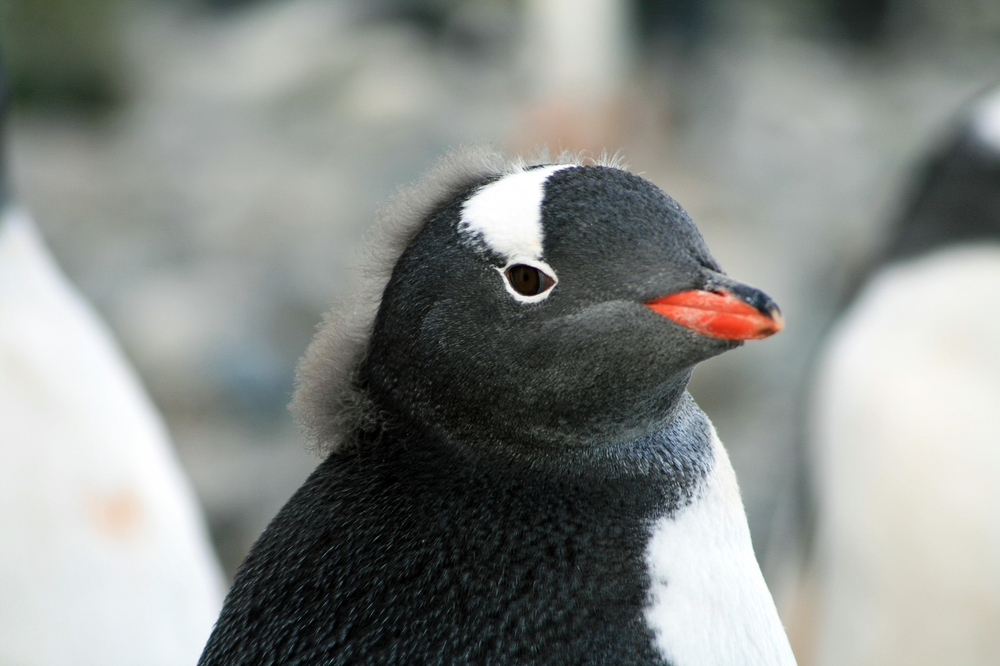
%> input picture image/penguin.png, 1000 x 666 px, shrunk from 1600 x 1066 before the run
$ octave kadai10.m   (GNU Octave 9; MATLAB toolbox functions it lacks are replaced by stand-ins)
%> lines starting %> are read from the running program, lines starting %| are printed output that depends on the picture; in (x1, y1, x2, y2) boxes, pixels count from 0 and x2, y2 are one past the last pixel; in counts of white or black regions, pixels touching at a corner belong together; the program's own positions count from 1
% 課題10 画像のエッジ抽出
% 次のプログラムを参考にして，エッジ抽出を体験せよ．
% 各自，Lenna以外の画像を用いよ．
% 例

ORG = imread('penguin.png'); % 原画像の入力
%> ORG is the input picture: size 666x1000x3 uint8; mean R, G, B 136.6, 140.2, 136.7
ORG = rgb2gray(ORG); %カラーからグレイへの変換
%> ORG: size 666x1000 uint8
imagesc(ORG); colormap('gray'); colorbar;% 画像表示
pause; % 一時停止

IMG = edge(ORG,'prewitt'); % エッジ抽出（プレウィット法）
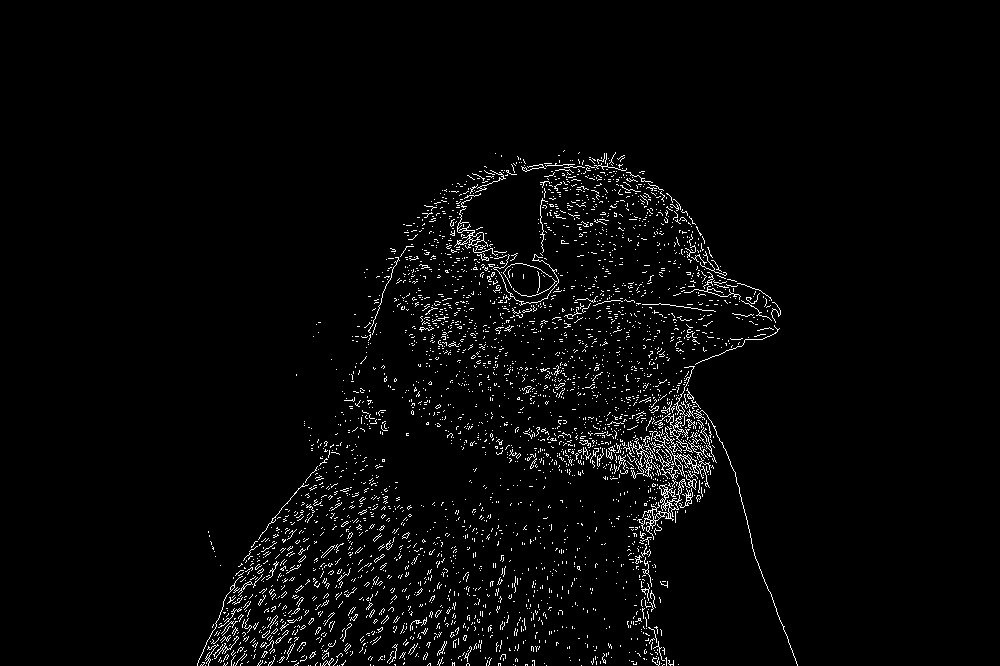
%> IMG: size 666x1000 logical; 2.7% white in thin lines or dots, all inside (x1, y1, x2, y2) = (197, 150, 798, 666)
imagesc(IMG); colormap('gray'); colorbar;% 画像表示
pause; % 一時停止

IMG = edge(ORG,'sobel'); % エッジ抽出（ソベル法）
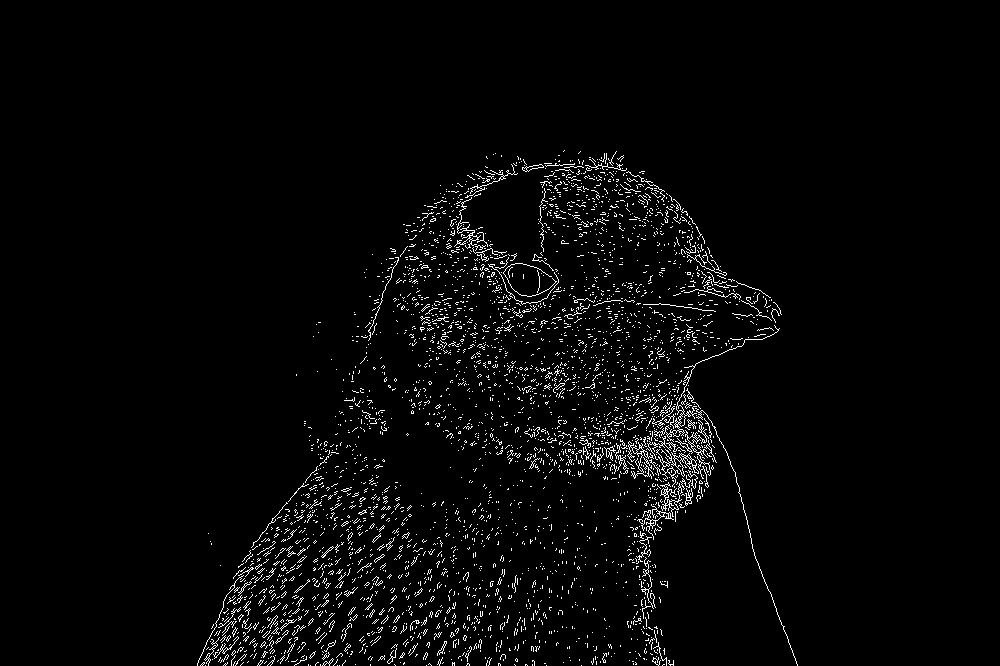
%> IMG: size 666x1000 logical; 2.8% white in thin lines or dots, all inside (x1, y1, x2, y2) = (197, 150, 798, 666)
imagesc(IMG); colormap('gray'); colorbar;% 画像表示
pause; % 一時停止

IMG = edge(ORG,'canny'); % エッジ抽出（キャニー法）
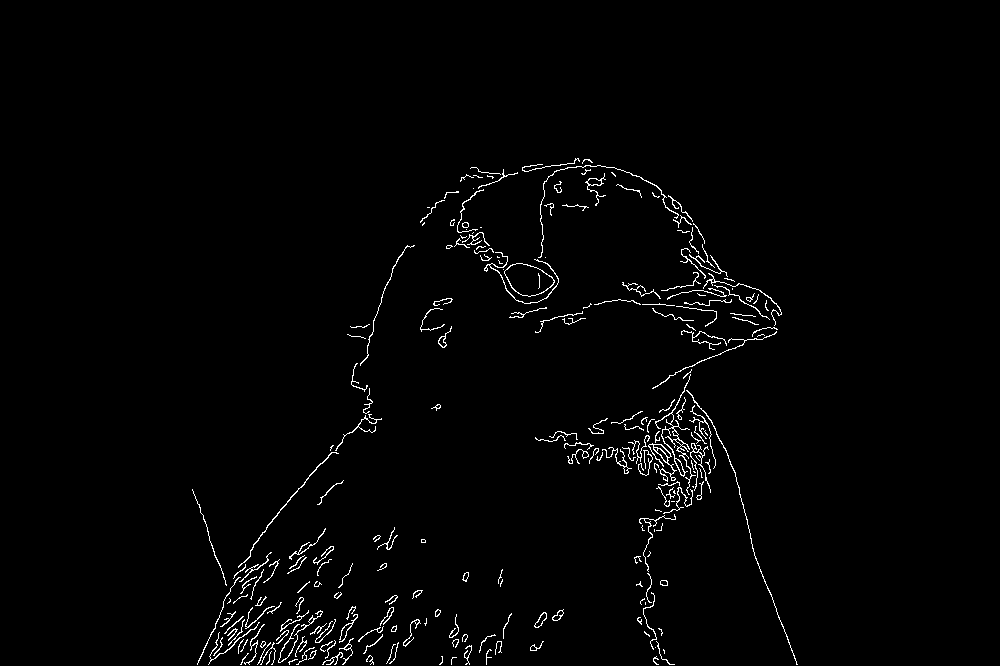
%> IMG: size 666x1000 logical; 1.6% white in thin lines or dots, all inside (x1, y1, x2, y2) = (192, 158, 798, 665)
imagesc(IMG); colormap('gray'); colorbar;% 画像表示
pause; % 一時停止

$ run again, with image/cat7_1.png copied over image/penguin.png
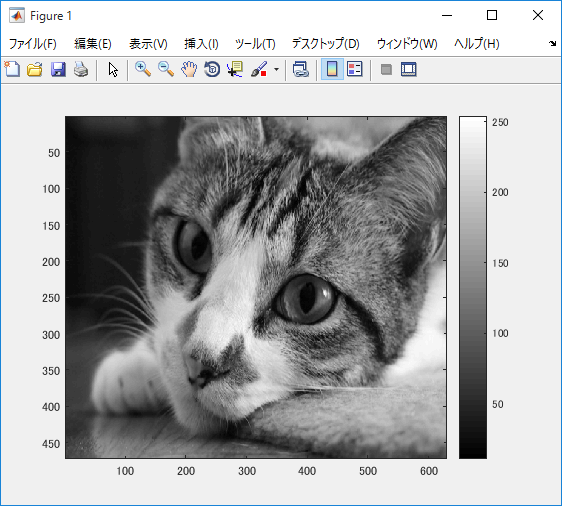
%> input picture image/cat7_1.png, 562 x 506 px
%> ORG is the input picture: size 506x562x3 uint8; mean R, G, B 169.8, 170.6, 171.4
%> ORG: size 506x562 uint8
%> `IMG = edge(ORG,'prewitt');`:
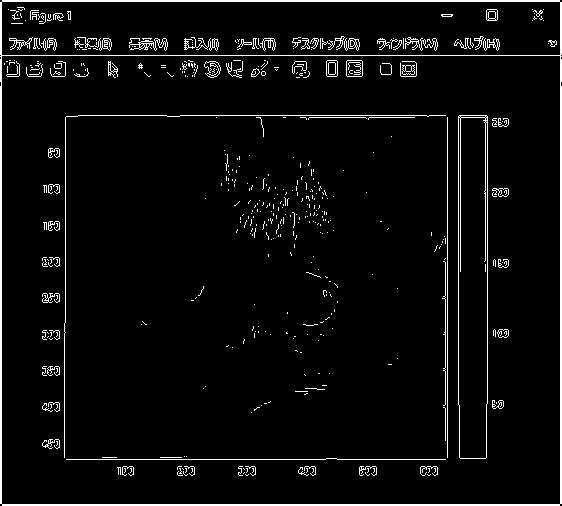
%> IMG: size 506x562 logical; 4.5% white; 482 white regions (398 under 20 px), largest, box (x1, y1, x2, y2) and area: (0, 0, 562, 506) 4784, (458, 115, 488, 459) 1069, (64, 115, 446, 458) 721
%> `IMG = edge(ORG,'canny');`:
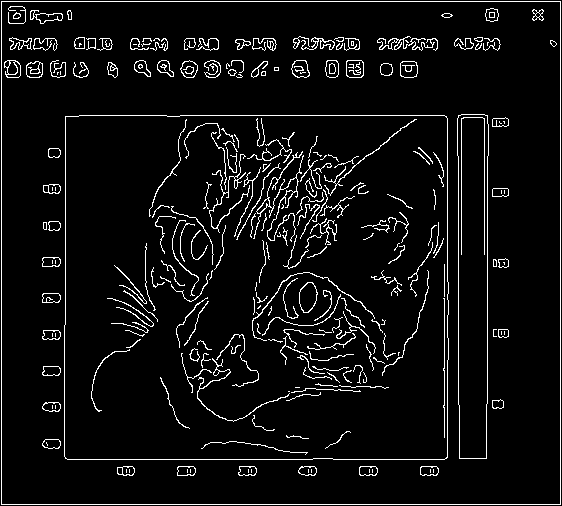
%> IMG: size 506x562 logical; 6% white in thin lines or dots
